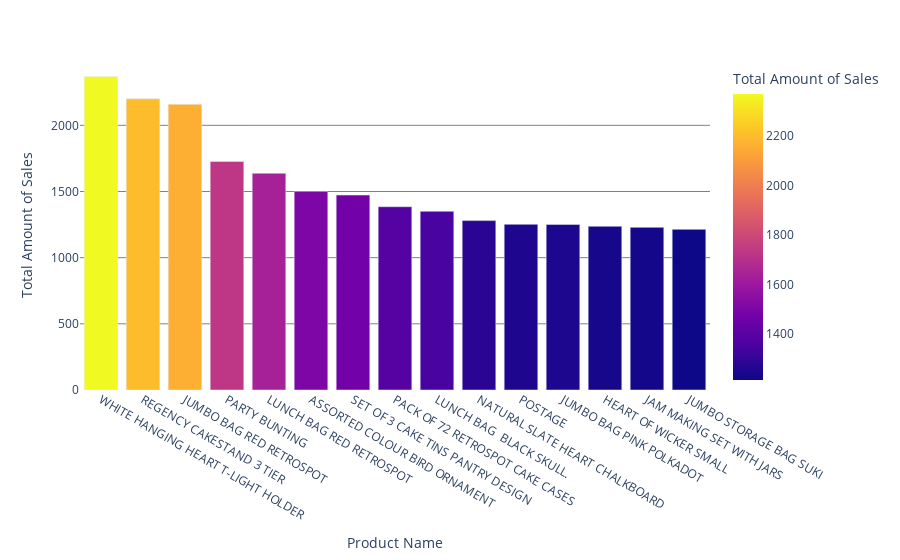

Here is the notebook cell this chart was saved with:
### Code cell
fig = px.bar(top10prod, x=top10prod.index, y='Total Amount of Sales', color='Total Amount of Sales')
fig.update_traces(showlegend = False)
fig.update_layout(barmode='stack', paper_bgcolor='rgba(255,255,255)', plot_bgcolor='rgba(0,0,0,0)', xaxis_title="Product Name",
    yaxis_title="Total Amount of Sales")
fig.update_traces(
        hovertemplate='Product: %{x} <br>Total Sales: %{y} <extra></extra>')
fig.update_yaxes(gridcolor='black', showgrid=True, gridwidth=0.5)
fig.show()

### Figure 1 — Plotly figure (JSON) as saved in the notebook; plotly's stock layout.template omitted (floating-point values rounded to 4 significant figures)
{"data": [{"alignmentgroup": "True", "hovertemplate": "Product: %{x} <br>Total Sales: %{y} <extra></extra>", "legendgroup": "", "marker": {"color": [2369, 2200, 2159, 1727, 1638, 1501, 1473, 1385, 1350, 1280, 1252, 1251, 1237, 1229, 1214], "coloraxis": "coloraxis"}, "name": "", "offsetgroup": "", "orientation": "v", "showlegend": false, "textposition": "auto", "type": "bar", "x": ["WHITE HANGING HEART T-LIGHT HOLDER", "REGENCY CAKESTAND 3 TIER", "JUMBO BAG RED RETROSPOT", "PARTY BUNTING", "LUNCH BAG RED RETROSPOT", "ASSORTED COLOUR BIRD ORNAMENT", "SET OF 3 CAKE TINS PANTRY DESIGN ", "PACK OF 72 RETROSPOT CAKE CASES", "LUNCH BAG  BLACK SKULL.", "NATURAL SLATE HEART CHALKBOARD ", "POSTAGE", "JUMBO BAG PINK POLKADOT", "HEART OF WICKER SMALL", "JAM MAKING SET WITH JARS", "JUMBO STORAGE BAG SUKI"], "xaxis": "x", "y": [2369, 2200, 2159, 1727, 1638, 1501, 1473, 1385, 1350, 1280, 1252, 1251, 1237, 1229, 1214], "yaxis": "y"}], "layout": {"barmode": "stack", "coloraxis": {"colorbar": {"title": {"text": "Total Amount of Sales"}}, "colorscale": [[0, "#0d0887"], [0.1111, "#46039f"], [0.2222, "#7201a8"], [0.3333, "#9c179e"], [0.4444, "#bd3786"], [0.5556, "#d8576b"], [0.6667, "#ed7953"], [0.7778, "#fb9f3a"], [0.8889, "#fdca26"], [1, "#f0f921"]]}, "legend": {"tracegroupgap": 0}, "margin": {"t": 60}, "paper_bgcolor": "rgba(255,255,255)", "plot_bgcolor": "rgba(0,0,0,0)", "xaxis": {"anchor": "y", "domain": [0, 1], "title": {"text": "Product Name"}}, "yaxis": {"anchor": "x", "domain": [0, 1], "gridcolor": "black", "gridwidth": 0.5, "showgrid": true, "title": {"text": "Total Amount of Sales"}}}}
